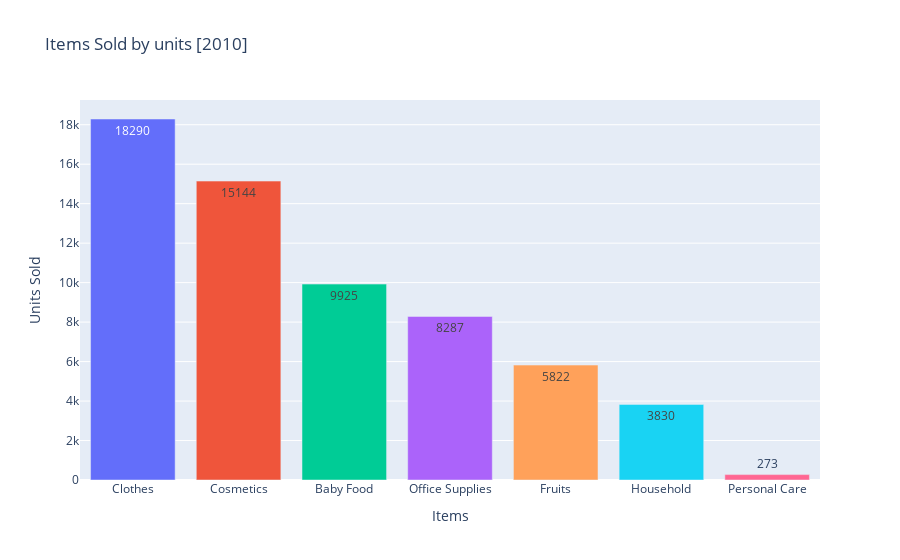

This figure's notebook cell:
### Code cell
items_sold_2010=cd_2010.groupby('Item Type')['Units Sold'].sum().reset_index()
items_sold_2010 = items_sold_2010.sort_values(by='Units Sold', ascending=False)
item_s_2010=px.bar(items_sold_2010,
                x='Item Type',
                y='Units Sold',
                title="Items Sold by units [2010]",
                color='Item Type',
                text='Units Sold',
                labels={'Item Type': 'Items','Unit Sold':'Total Units Sold'})
item_s_2010.update_layout(showlegend=False)
item_s_2010.show()

### Figure 1 — Plotly figure (JSON) as saved in the notebook; plotly's stock layout.template omitted (floating-point values rounded to 4 significant figures)
{"data": [{"alignmentgroup": "True", "hovertemplate": "Items=%{x}<br>Units Sold=%{text}<extra></extra>", "legendgroup": "Clothes", "marker": {"color": "#636efa", "pattern": {"shape": ""}}, "name": "Clothes", "offsetgroup": "Clothes", "orientation": "v", "showlegend": true, "text": [18290], "textposition": "auto", "type": "bar", "x": ["Clothes"], "xaxis": "x", "y": [18290], "yaxis": "y"}, {"alignmentgroup": "True", "hovertemplate": "Items=%{x}<br>Units Sold=%{text}<extra></extra>", "legendgroup": "Cosmetics", "marker": {"color": "#EF553B", "pattern": {"shape": ""}}, "name": "Cosmetics", "offsetgroup": "Cosmetics", "orientation": "v", "showlegend": true, "text": [15144], "textposition": "auto", "type": "bar", "x": ["Cosmetics"], "xaxis": "x", "y": [15144], "yaxis": "y"}, {"alignmentgroup": "True", "hovertemplate": "Items=%{x}<br>Units Sold=%{text}<extra></extra>", "legendgroup": "Baby Food", "marker": {"color": "#00cc96", "pattern": {"shape": ""}}, "name": "Baby Food", "offsetgroup": "Baby Food", "orientation": "v", "showlegend": true, "text": [9925], "textposition": "auto", "type": "bar", "x": ["Baby Food"], "xaxis": "x", "y": [9925], "yaxis": "y"}, {"alignmentgroup": "True", "hovertemplate": "Items=%{x}<br>Units Sold=%{text}<extra></extra>", "legendgroup": "Office Supplies", "marker": {"color": "#ab63fa", "pattern": {"shape": ""}}, "name": "Office Supplies", "offsetgroup": "Office Supplies", "orientation": "v", "showlegend": true, "text": [8287], "textposition": "auto", "type": "bar", "x": ["Office Supplies"], "xaxis": "x", "y": [8287], "yaxis": "y"}, {"alignmentgroup": "True", "hovertemplate": "Items=%{x}<br>Units Sold=%{text}<extra></extra>", "legendgroup": "Fruits", "marker": {"color": "#FFA15A", "pattern": {"shape": ""}}, "name": "Fruits", "offsetgroup": "Fruits", "orientation": "v", "showlegend": true, "text": [5822], "textposition": "auto", "type": "bar", "x": ["Fruits"], "xaxis": "x", "y": [5822], "yaxis": "y"}, {"alignmentgroup": "True", "hovertemplate": "Items=%{x}<br>Units Sold=%{text}<extra></extra>", "legendgroup": "Household", "marker": {"color": "#19d3f3", "pattern": {"shape": ""}}, "name": "Household", "offsetgroup": "Household", "orientation": "v", "showlegend": true, "text": [3830], "textposition": "auto", "type": "bar", "x": ["Household"], "xaxis": "x", "y": [3830], "yaxis": "y"}, {"alignmentgroup": "True", "hovertemplate": "Items=%{x}<br>Units Sold=%{text}<extra></extra>", "legendgroup": "Personal Care", "marker": {"color": "#FF6692", "pattern": {"shape": ""}}, "name": "Personal Care", "offsetgroup": "Personal Care", "orientation": "v", "showlegend": true, "text": [273], "textposition": "auto", "type": "bar", "x": ["Personal Care"], "xaxis": "x", "y": [273], "yaxis": "y"}], "layout": {"barmode": "relative", "legend": {"title": {"text": "Items"}, "tracegroupgap": 0}, "showlegend": false, "title": {"text": "Items Sold by units [2010]"}, "xaxis": {"anchor": "y", "categoryarray": ["Clothes", "Cosmetics", "Baby Food", "Office Supplies", "Fruits", "Household", "Personal Care"], "categoryorder": "array", "domain": [0, 1], "title": {"text": "Items"}}, "yaxis": {"anchor": "x", "domain": [0, 1], "title": {"text": "Units Sold"}}}}
